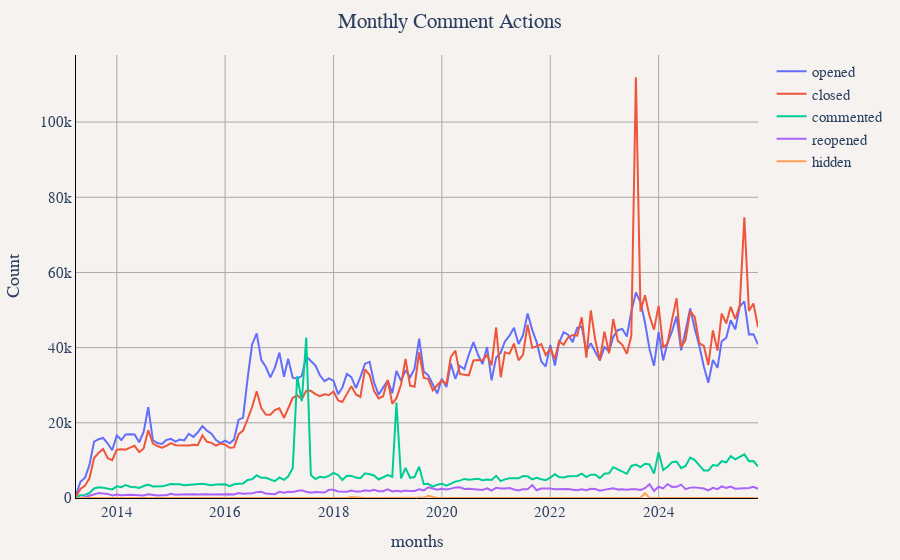

Notebook code for this chart:
### Markdown cell above
## Comment Action Types

### Code cell
df = duckdb.sql("""
SELECT
    YEAR(timestamp) as year,
    MONTH(timestamp) as month,
    CONCAT(YEAR(timestamp), '-', LPAD(CAST(MONTH(timestamp) as VARCHAR), 2, '0')) as months,
    action,
    COUNT(*) as "Count"
FROM '../notes_comments_data/*.parquet'
GROUP BY YEAR(timestamp), MONTH(timestamp), action
ORDER BY year, month, action
""").df()

util.show_figure(
    [
        util.FigureConfig(
            title="Monthly Comment Actions",
            label="Actions",
            x_col="months",
            y_col="Count",
            group_col="action",
            query_or_df=df,
        )
    ]
)

### Figure 1 — Plotly figure (JSON) as saved in the notebook; plotly's stock layout.template omitted (floating-point values rounded to 4 significant figures; data arrays with more than 128 entries replaced by an {"elided": "..."} marker saying what was removed)
{"data": [{"hovertemplate": "opened<br>%{x}<br>%{y:,} Count<extra></extra>", "name": "opened", "type": "scatter", "visible": true, "x": {"elided": "152 str values"}, "y": {"elided": "152 int values"}}, {"hovertemplate": "closed<br>%{x}<br>%{y:,} Count<extra></extra>", "name": "closed", "type": "scatter", "visible": true, "x": {"elided": "152 str values"}, "y": {"elided": "152 int values"}}, {"hovertemplate": "commented<br>%{x}<br>%{y:,} Count<extra></extra>", "name": "commented", "type": "scatter", "visible": true, "x": {"elided": "152 str values"}, "y": {"elided": "152 int values"}}, {"hovertemplate": "reopened<br>%{x}<br>%{y:,} Count<extra></extra>", "name": "reopened", "type": "scatter", "visible": true, "x": {"elided": "152 str values"}, "y": {"elided": "152 int values"}}, {"hovertemplate": "hidden<br>%{x}<br>%{y:,} Count<extra></extra>", "name": "hidden", "type": "scatter", "visible": true, "x": {"elided": "152 str values"}, "y": {"elided": "152 int values"}}], "layout": {"barmode": "stack", "font": {"family": "Times", "size": 15}, "margin": {"b": 55, "l": 55, "r": 55, "t": 55}, "paper_bgcolor": "#f5f2f0", "plot_bgcolor": "#f5f2f0", "title": {"text": "Monthly Comment Actions", "x": 0.5}, "xaxis": {"gridcolor": "darkgray", "linecolor": "black", "showgrid": true, "tickcolor": "black", "title": {"text": "months"}, "zerolinecolor": "darkgray"}, "yaxis": {"gridcolor": "darkgray", "linecolor": "black", "rangemode": "tozero", "showgrid": true, "tickcolor": "black", "title": {"text": "Count"}, "zerolinecolor": "darkgray"}}}
